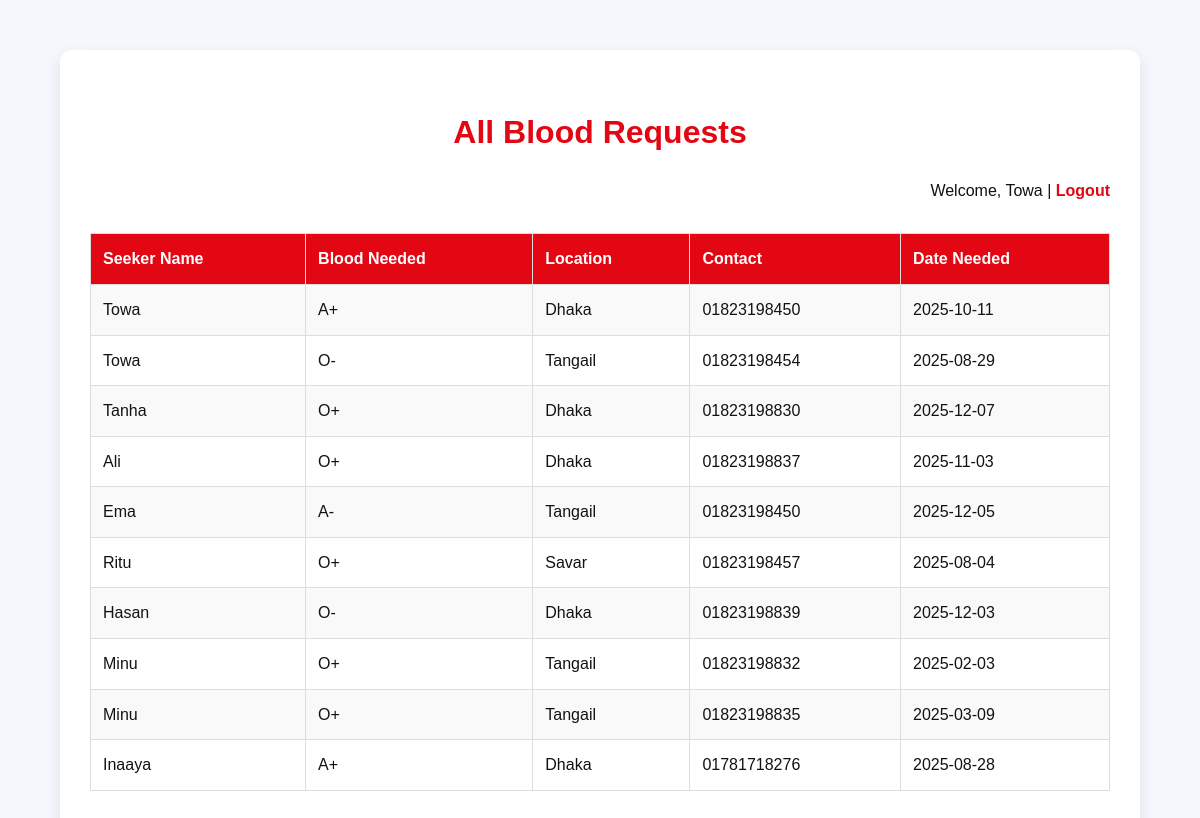
Screenshot of /view_requests.php (signed in) with the database file from the repository.
### tables this page shows
CREATE TABLE `requests` (
  `id` int(11) NOT NULL,
  `seeker_id` int(11) DEFAULT NULL,
  `blood_group_needed` varchar(5) DEFAULT NULL,
  `location` varchar(100) DEFAULT NULL,
  `contact` varchar(20) DEFAULT NULL,
  `date_needed` date DEFAULT NULL
);

CREATE TABLE `users` (
  `id` int(11) NOT NULL,
  `name` varchar(100) DEFAULT NULL,
  `email` varchar(100) DEFAULT NULL,
  `password` varchar(255) DEFAULT NULL,
  `role` enum('donor','seeker') DEFAULT NULL,
  `created_at` timestamp NOT NULL DEFAULT current_timestamp()
);

### view_requests.php (the view, shortened to what this page needs)
<?php
include 'db.php';
$sql = "SELECT requests.id, users.name AS seeker_name, requests.blood_group_needed,
               requests.location, requests.contact, requests.date_needed
        FROM requests
        JOIN users ON requests.seeker_id = users.id";
$result = mysqli_query($conn, $sql);
?>
<!DOCTYPE html>
<html>
<head>
    <link rel="stylesheet" href="style.css">
</head>
<body class="admin-body">
<div class="admin-container">
    <h2>All Blood Requests</h2>
    <div class="admin-logout">
        Welcome, <?php echo $_SESSION['user_name']; ?> |
        <a href="logout.php">Logout</a>
    </div>
    <table>
        <tr>
            <th>Seeker Name</th>
            <th>Blood Needed</th>
            <th>Location</th>
            <th>Contact</th>
            <th>Date Needed</th>
        </tr>
        <?php while ($row = mysqli_fetch_assoc($result)) { ?>
            <tr>
                <td><?php echo $row['seeker_name']; ?></td>
                <td><?php echo $row['blood_group_needed']; ?></td>
                <td><?php echo $row['location']; ?></td>
                <td><?php echo $row['contact']; ?></td>
                <td><?php echo $row['date_needed']; ?></td>
            </tr>
        <?php } ?>
    </table>
</div>
</body>
</html>

### style.css (style rules this page uses)
*, *::before, *::after { box-sizing: border-box; }
:root { --brand: #e30613; --brand-600:#c70512; --brand-50:#fff5f5; --ink:#121212; --ink-2:#333; --muted:#6b7280; --bg:#ffffff; --card:#ffffff; --line:#eee; --shadow: 0 10px 25px rgba(0,0,0,.07); --radius: 14px; --highlight:#f7b7a3; }
html, body { height: 100%; }
body { margin: 0; font-family: "Poppins", system-ui, -apple-system, Segoe UI, Roboto, "Helvetica Neue", Arial, "Noto Sans", "Liberation Sans", sans-serif; color: var(--ink); background: var(--bg); line-height: 1.6; -webkit-font-smoothing: antialiased; -moz-osx-font-smoothing: grayscale; }
a { color: inherit; text-decoration: none; }
body.admin-body { font-family: Arial, sans-serif; background: #f4f7fb; margin: 0; padding: 0; }
.admin-container { background-color: #fff; width: 90%; max-width: 1200px; margin: 50px auto; padding: 30px; border-radius: 12px; box-shadow: 0 6px 15px rgba(0, 0, 0, 0.1); }
.admin-container h2 { text-align: center; font-size: 32px; color: #e30613; margin-bottom: 20px; }
.admin-logout { font-size: 16px; margin-bottom: 30px; text-align: right; }
.admin-logout a { color: #e30613; font-weight: bold; text-decoration: none; }
table { width: 100%; border-collapse: collapse; margin: 20px 0; font-size: 16px; border-radius: 8px; }
th, td { padding: 12px; text-align: left; border: 1px solid #ddd; }
th { background-color: #e30613; color: white; }
tr:nth-child(even) { background-color: #f9f9f9; }

### rows the page displays
requests: seeker.name "Towa", blood_group_needed "A+", location "Dhaka", contact "01823198450", date_needed "2025-10-11"
requests: seeker.name "Towa", blood_group_needed "O-", location "Tangail", contact "01823198454", date_needed "2025-08-29"
requests: seeker.name "Tanha", blood_group_needed "O+", location "Dhaka", contact "01823198830", date_needed "2025-12-07"
requests: seeker.name "Ali", blood_group_needed "O+", location "Dhaka", contact "01823198837", date_needed "2025-11-03"
requests: seeker.name "Ema", blood_group_needed "A-", location "Tangail", contact "01823198450", date_needed "2025-12-05"
requests: seeker.name "Ritu", blood_group_needed "O+", location "Savar", contact "01823198457", date_needed "2025-08-04"
requests: seeker.name "Hasan", blood_group_needed "O-", location "Dhaka", contact "01823198839", date_needed "2025-12-03"
requests: seeker.name "Minu", blood_group_needed "O+", location "Tangail", contact "01823198832", date_needed "2025-02-03"
requests: seeker.name "Minu", blood_group_needed "O+", location "Tangail", contact "01823198835", date_needed "2025-03-09"
requests: seeker.name "Inaaya", blood_group_needed "A+", location "Dhaka", contact "01781718276", date_needed "2025-08-28"

### other values shown
$_SESSION['user_name'] "Towa"
